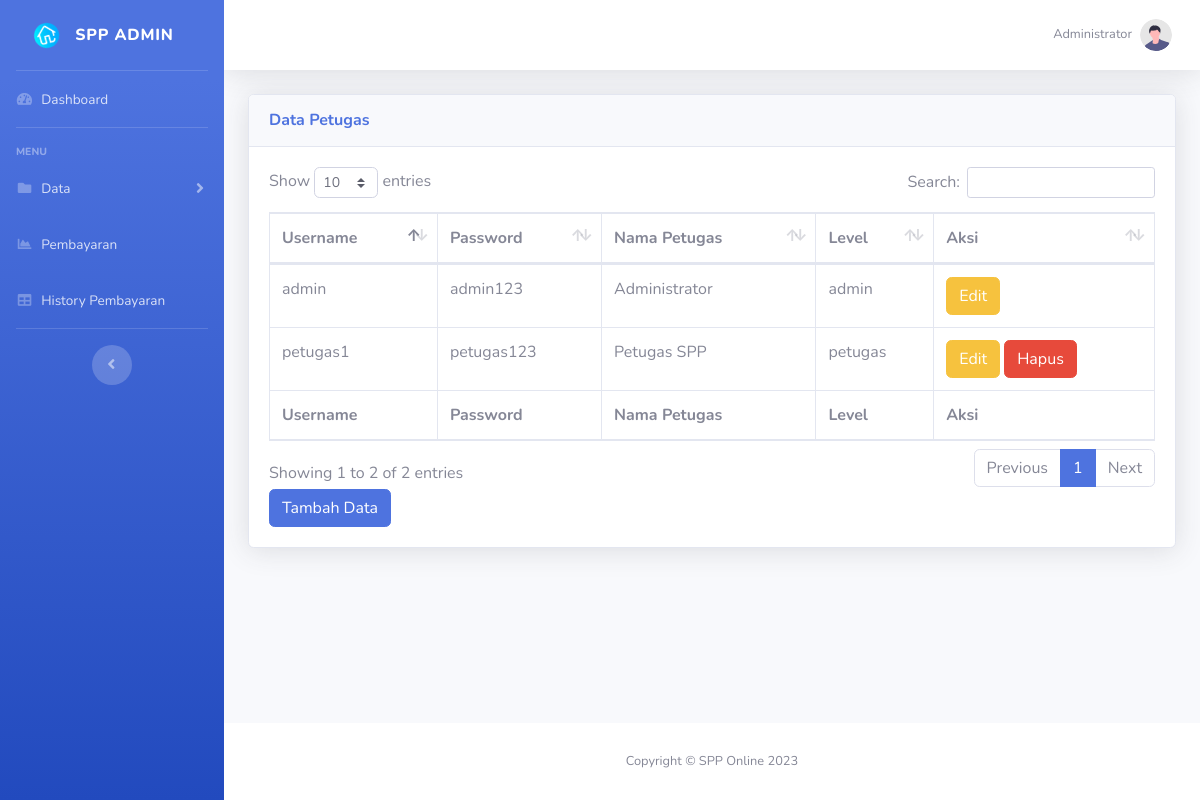
/admin/petugas.php (signed in), run on the app's committed database.
### tables this page shows
CREATE TABLE `petugas` (
  `id_petugas` int NOT NULL,
  `username` varchar(50) NOT NULL,
  `password` varchar(255) NOT NULL,
  `nama_petugas` varchar(100) NOT NULL,
  `level` enum('admin','petugas') NOT NULL DEFAULT 'petugas'
);

### admin/petugas.php (the view, shortened to what this page needs)
<!DOCTYPE html>
<html lang="en">
<head>
    <link href="vendor/fontawesome-free/css/all.min.css" rel="stylesheet" type="text/css">
    <link href="css/sb-admin-2.min.css" rel="stylesheet">
    <link href="vendor/datatables/dataTables.bootstrap4.min.css" rel="stylesheet">
</head>
<body id="page-top">
    <div id="wrapper">
        <ul class="navbar-nav bg-gradient-primary sidebar sidebar-dark accordion" id="accordionSidebar">
            <a class="sidebar-brand d-flex align-items-center justify-content-center" href="index.php">
                <div class="sidebar-brand-icon rotate-n-15">
                    <img src="img/home.png" height="25px" width="25px">
                </div>
                <div class="sidebar-brand-text mx-3">SPP Admin <sup></sup></div>
            </a>
            <hr class="sidebar-divider my-0">
            <li class="nav-item">
                <a class="nav-link" href="index.php">
                    <i class="fas fa-fw fa-tachometer-alt"></i>
                    <span>Dashboard</span></a>
            </li>
            <hr class="sidebar-divider">
            <div class="sidebar-heading">
                Menu
            </div>
            <li class="nav-item">
                <a class="nav-link collapsed" href="#" data-toggle="collapse" data-target="#collapsePages"
                    aria-expanded="true" aria-controls="collapsePages">
                    <i class="fas fa-fw fa-folder"></i>
                    <span>Data</span>
                </a>
            </li>
            <li class="nav-item">
                <a class="nav-link" href="pembayaran.php">
                    <i class="fas fa-fw fa-chart-area"></i>
                    <span>Pembayaran</span></a>
            </li>
            <li class="nav-item">
                <a class="nav-link" href="history_pembayaran.php">
                    <i class="fas fa-fw fa-table"></i>
                    <span>History Pembayaran</span></a>
            </li>
            <hr class="sidebar-divider d-none d-md-block">
            <div class="text-center d-none d-md-inline">
                <button class="rounded-circle border-0" id="sidebarToggle"></button>
            </div>
        </ul>
        <div id="content-wrapper" class="d-flex flex-column">
            <div id="content">
                <nav class="navbar navbar-expand navbar-light bg-white topbar mb-4 static-top shadow">
                    <ul class="navbar-nav ml-auto">
                        <li class="nav-item dropdown no-arrow">
                            <a class="nav-link dropdown-toggle" href="#" id="userDropdown" role="button"
                                data-toggle="dropdown" aria-haspopup="true" aria-expanded="false">
                                <span class="mr-2 d-none d-lg-inline text-gray-600 small">
                                     <?php echo $_SESSION['nama'];?>
                                </span>
                                <img class="img-profile rounded-circle"
                                    src="img/undraw_profile.svg">
                            </a>
                        </li>
                    </ul>
                </nav>
                <div class="container-fluid">
                    <div class="card shadow mb-4">
                        <div class="card-header py-3">
                            <h6 class="m-0 font-weight-bold text-primary">Data Petugas</h6>
                        </div>
                        <div class="card-body">
                            <div class="table-responsive">
                                <table class="table table-bordered" id="dataTable" width="100%" cellspacing="0">
                                    <thead>
                                        <tr>
                                            <th>Username</th>
                                            <th>Password</th>
                                            <th>Nama Petugas</th>
                                            <th>Level</th>
                                            <th>Aksi</th>
                                        </tr>
                                    </thead>
                                    <tfoot>
                                        <tr>
                                            <th>Username</th>
                                            <th>Password</th>
                                            <th>Nama Petugas</th>
                                            <th>Level</th>
                                            <th>Aksi</th>
                                        </tr>
                                    </tfoot>
                                    <tbody>
                                        <?php
                                            $query = mysqli_query($koneksi,"select *from petugas");
                                            while ($data = mysqli_fetch_array($query)){
                                        ?>
                                        <tr>
                                            <td><?php echo $data['username'];?></td>
                                            <td><?php echo $data['password'];?></td>
                                            <td><?php echo $data['nama_petugas'];?></td>
                                            <td><?php echo $data['level'];?></td>
                                            <td>
                                                <a href="edit_petugas.php?id_petugas=<?php echo $data['id_petugas'];?>"><button class="btn btn-warning">Edit</button></a>
                                                <?php if ($data['level'] == 'petugas') {
                                                ?>
                                                <button class="btn btn-danger" onclick="konfirmasiHapus('hapus_petugas.php?id_petugas=<?php echo $data['id_petugas'];?>', 'petugas <?php echo $data['nama_petugas'];?>')">Hapus</button>
                                                <?php }?>
                                            </td>
                                        </tr>
                                        <?php } ?>
                                    </tbody>
                                </table>
                                <a href="tambah_data_petugas.php"><button class="btn btn-primary">Tambah Data</button></a>
                            </div>
                        </div>
                    </div>
                </div>
            </div>
            <footer class="sticky-footer bg-white">
                <div class="container my-auto">
                    <div class="copyright text-center my-auto">
                       <span>Copyright &copy; SPP Online 2023</span>
                    </div>
                </div>
            </footer>
        </div>
    </div>
</body>
</html>

### data on the page
petugas: username "admin", password "admin123", nama_petugas "Administrator", level "admin"
petugas: username "petugas1", password "petugas123", nama_petugas "Petugas SPP", level "petugas"

### other printed values
$_SESSION['nama'] "Administrator"
